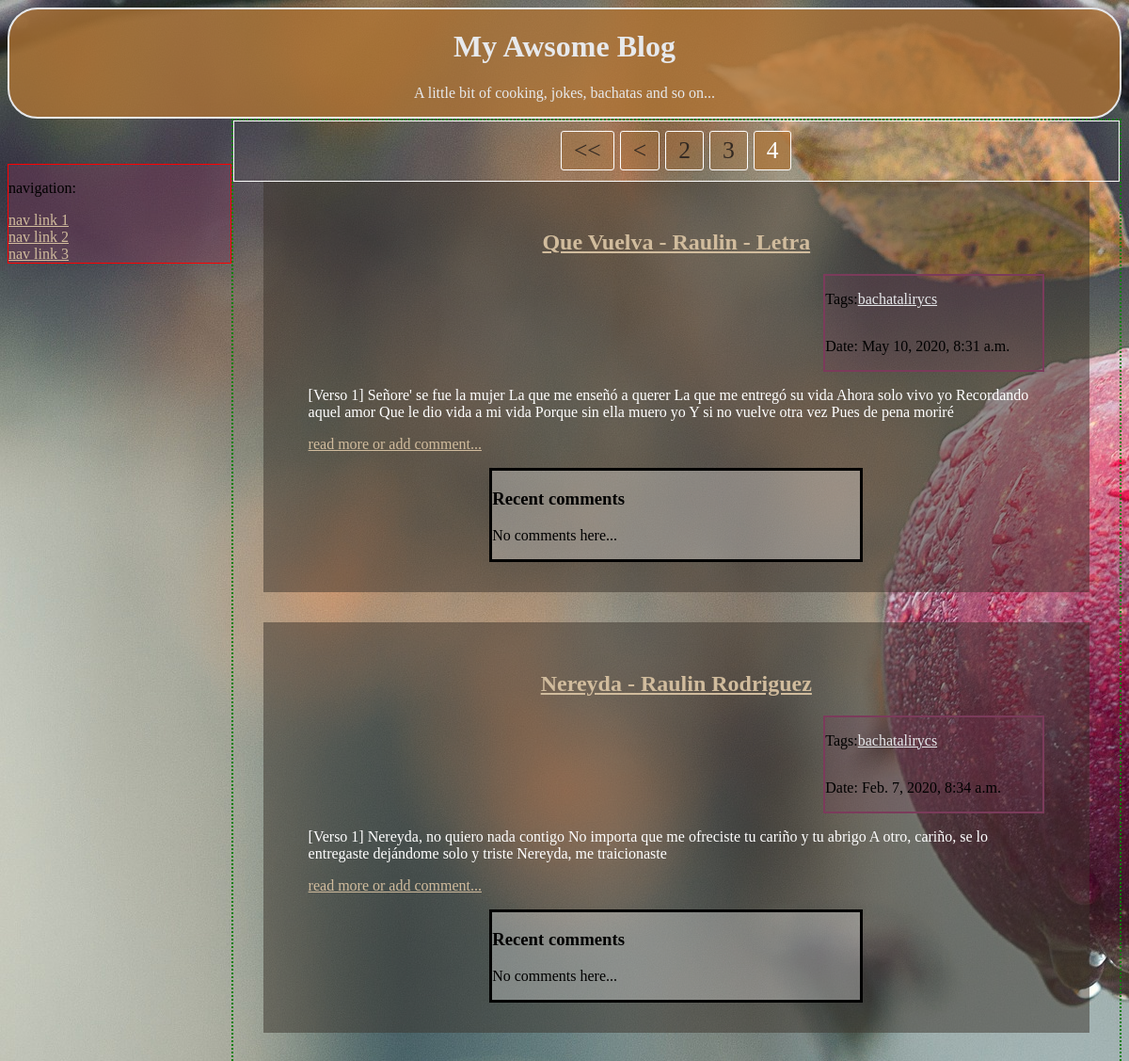
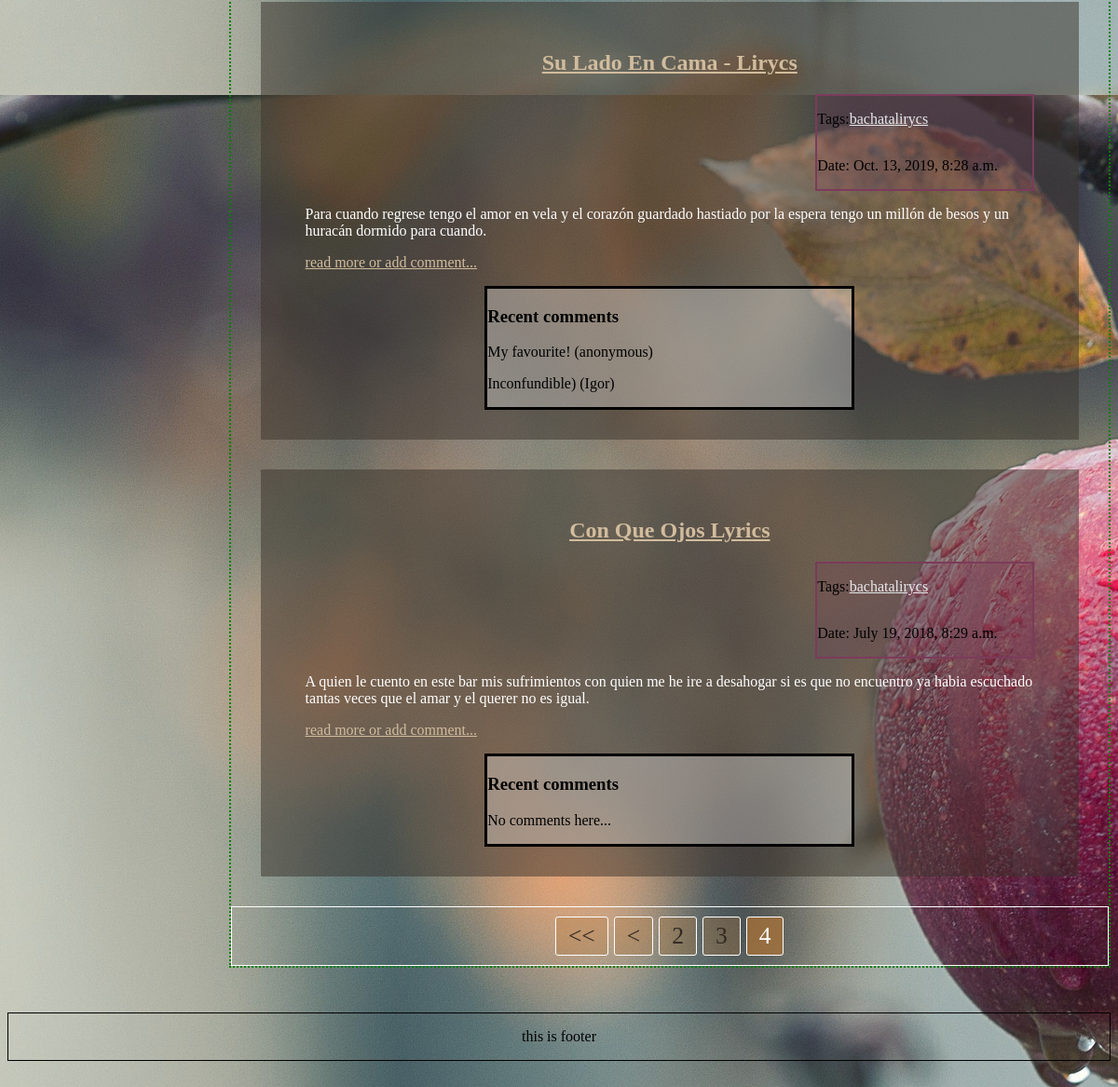
The app's page /blog/?page=4 with its own data (2 pictures, top to bottom).
### blog/models.py (models this page shows, shortened)
class Post(models.Model):
    headline = models.CharField(max_length=100, null=False)
    text = models.CharField(max_length=1000, null=False)
    date = models.DateTimeField(null=False)
    tags = models.ManyToManyField(Tag)

class Tag(models.Model):
    name = models.CharField(max_length=20,
                            null=False)

class Comment(models.Model):
    text = models.CharField(max_length=500)
    author = models.CharField(max_length=40, default='anonymous')
    date = models.DateTimeField(default=timezone.now)
    post = models.ForeignKey(Post,
                             on_delete=models.CASCADE,
                             related_name='comments',
                             related_query_name='comment',)

### blog/views.py (the view)
# urls.py: path('', views.feed, name='homepage'),
def feed(request, year=None, month=None):
    if year and month:
        posts = Post.objects.\
                filter(date__year=year).\
                filter(date__month=month).\
                order_by('-date')
    elif year:
        posts = Post.objects.\
                filter(date__year=year).\
                order_by('-date')
    else:
        posts = Post.objects.all().order_by('-date')
    paginator = Paginator(object_list=posts,  # required
                          per_page=3,  # required
                          orphans=1,  #optional
                          allow_empty_first_page=True)  # default
    page_num = request.GET.get('page')
    posts_page_obj = paginator.get_page(page_num)
    return render(request, 'blog/index.html',
                  context={'posts': posts_page_obj, 'all_comments': False})

### blog/templates/blog/index.html (shortened to what this page needs)
<!DOCTYPE html>
<html>
<head>
    {% load static %}
    <link rel="stylesheet" type="text/css" href="{% static 'blog/css/main.css' %}">
    <link rel="stylesheet" type="text/css" href="{% static 'blog/css/paginator.css' %}">
    <link rel="stylesheet" type="text/css" href="{% static 'blog/css/feed.css' %}">
</head>
<body>
<header>
    <h1><a href="{% url 'blog:homepage' %}">My Awsome Blog</a></h1>
    <p>A little bit of cooking, jokes, bachatas and so on...</p>
</header>
<div id="nav_main">
    <nav>
        <p>navigation:</p>
        <a class="link" href="#">nav link 1</a>
        <a class="link" href="#">nav link 2</a>
        <a class="link" href="#">nav link 3</a>
    </nav>
    <main>
        {% if search_tag %}
            <h2 id="search-result">Search result: tag <strong>"{{ search_tag.name }}"</strong></h2>
            {% include 'blog/_blog-feed.html' %}
        {% else %}
            {% include 'blog/_blog-feed.html' %}
        {% endif %}
    </main>
</div>
<footer>
	<p>this is footer</p>
</footer>
</body>
</html>

### blog/templates/blog/_blog-feed.html (shortened to what this page needs)
{% if not specific %}
    {% include 'blog/paginator.html' %}
{% endif %}
{% for post in posts %}
    <div class="post">
        <div class="post-header">
            {% if specific %}
                <h2>{{ post.headline }}</h2>
            {% else %}
                <h2><a class="link" href="{% url 'blog:post_details' post.id %}">{{ post.headline }}</a></h2>
            {% endif %}
            <div class="post-meta-info">
                <div class="post-tags">
                    <p>Tags:</p>
                    {% for tag in post.tags.all %}
                        <a class="tag link" href="{% url 'blog:tag_filter' tag.name %}">{{ tag.name }}</a>
                    {% endfor %}
                </div>
                <div class="post-date">
                    <p>Date: {{ post.date }}</p>
                </div>
            </div>
        </div>
        <div class="post-content">
            <p>{{ post.text }}</p>
            {% if specific %}
                <p><a class='link' href="{{ request.META.HTTP_REFERER }}">...go back</a></p>
            {% else %}
                <p><a class='link' href="{% url 'blog:post_details' post.id %}">read more or add comment...</a></p>
            {% endif %}
        </div>
        <div class="post-comments">
            {% include 'blog/_post-comments.html' %}
        </div>
    </div>
{% empty %}
    <p>Sorry, not posts found</p>
{% endfor %}
{% if not specific %}
    {% include 'blog/paginator.html' %}
{% endif %}

### blog/templates/blog/_post-comments.html
{% if all_comments %}
    <h3>Comments</h3>
    {% if post.comments.count %}
        {% for comment in post.comments.all %}
            <p>{{ comment.text }} ({{ comment.author }})</p>
        {% endfor %}
    {% else %}
        <p>No comments here...</p>
    {% endif %}
{% else %}
    <h3>Recent comments</h3>
    {% if post.comments.count %}
        {% for comment in post.comments.all|slice:':2' %}
            <p>{{ comment.text }} ({{ comment.author }})</p>
        {% endfor %}
    {% else %}
        <p>No comments here...</p>
    {% endif %}
{% endif %}

### blog/static/blog/css/main.css (style rules this page uses)
body { background-image: url("../images/apple.jpg"); }
header { border: 2px solid; border-radius: 2em; text-align: center; background-color: rgba(174, 116, 53, .8); color: rgba(231, 233, 236, 1); }
.link:link { color: rgba(209, 188, 157, 1); }
header a:link { text-decoration: none; color: rgba(231, 233, 236, 1); }
div#nav_main { display: flex; align-items: center; }
nav { flex-basis: 20%; align-self: flex-start; margin-top: 3em; display: flex; flex-direction: column; border: 1px solid red; background-color: rgba(123, 59, 91, .4); }
main { flex-basis: 80%; border: 2px dotted green; }
footer { text-align: center; margin: 3em auto 3em auto; border: 1px solid black; }

### blog/static/blog/css/feed.css (style rules this page uses)
.post { background-color: silver; padding: 2em 3em 2em 3em; margin: 0 2em 2em 2em; background-color: rgba(59, 50, 43, .5); }
.post-header h2 { text-align: center; }
.post-header h2 a { color: rgba(231, 233, 236, 1); }
.post-meta-info { margin-left: 70%; background-color: rgba(123, 59, 91, .2); border: 2px solid rgba(123, 59, 91, 1); }
.post-tags { display: inline-flex; align-items: center; }
.tag:link { color: rgba(231, 233, 236, 1); }
.post-content { color: white; }
.post-comments { border: solid; width: 50%; margin: auto; background-color: rgba(255, 255, 255, .3); }

### records on screen
Post: headline "Que Vuelva - Raulin - Letra", date "May 10, 2020, 8:31 a.m.", text "[Verso 1] Señore' se fue la mujer La que me enseñó a querer La que me entregó su vida Ahora solo vivo yo Recordando aquel amor Que le dio vida a mi vida Porque sin ella muero yo Y si no vuelve otra vez Pues de pena moriré", shows "No comments here..."
Tag: name "bachata"
Tag: name "lirycs"
Post: headline "Nereyda - Raulin Rodriguez", date "Feb. 7, 2020, 8:34 a.m.", text "[Verso 1] Nereyda, no quiero nada contigo No importa que me ofreciste tu cariño y tu abrigo A otro, cariño, se lo entregaste dejándome solo y triste Nereyda, me traicionaste", shows "No comments here..."
Post: headline "Su Lado En Cama - Lirycs", date "Oct. 13, 2019, 8:28 a.m.", text "Para cuando regrese tengo el amor en vela y el corazón guardado hastiado por la espera tengo un millón de besos y un huracán dormido para cuando."
Comment: text "My favourite!", author "anonymous"
Comment: text "Inconfundible)", author "Igor"
Post: headline "Con Que Ojos Lyrics", date "July 19, 2018, 8:29 a.m.", text "A quien le cuento en este bar mis sufrimientos con quien me he ire a desahogar si es que no encuentro ya habia escuchado tantas veces que el amar y el querer no es igual.", shows "No comments here..."

### other values on screen
{{ num }} "2" "3" "2" "3"
{{ num }} "4" "4"
